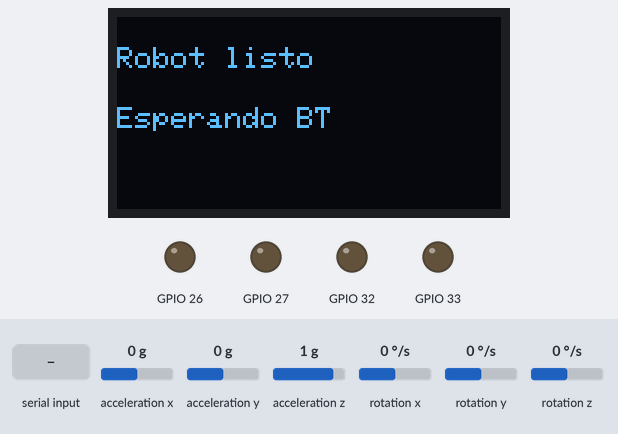
A program run on a simulated ESP32. On the bench: 128×64 one-colour display, output pins drawn as LEDs (lit = HIGH). The test bench sets the inputs (shaded band); at power-on: acceleration x 0 g, acceleration y 0 g, acceleration z 1 g, rotation x 0 °/s, rotation y 0 °/s, rotation z 0 °/s. Nothing arrives over Bluetooth unless stated.

Above: at 2.2 s.
2.3 s: "F\n" received over the second serial link
At 2.8 s:
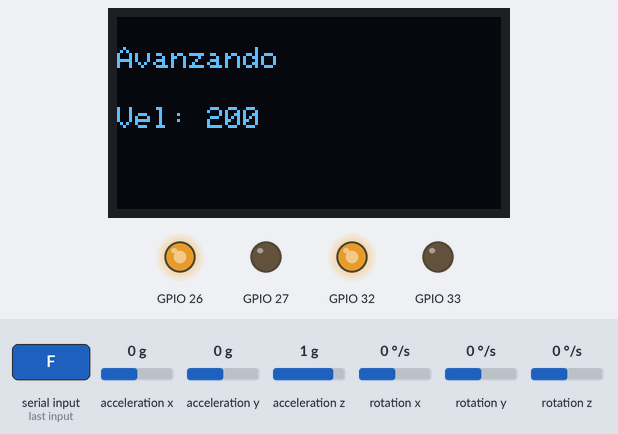
3.8 s: "B\n" received over the second serial link
At 5.0 s:
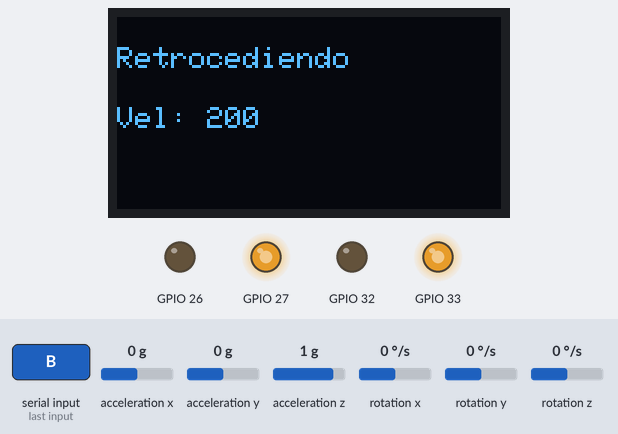
5.3 s: "L\n" received over the second serial link
At 6.3 s:
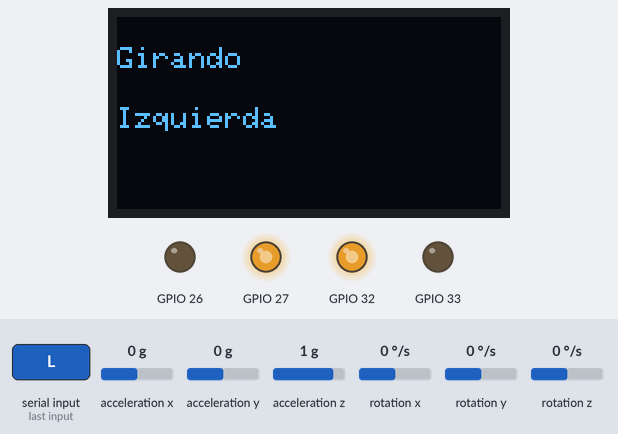
6.8 s: "R\n" received over the second serial link
At 7.4 s:
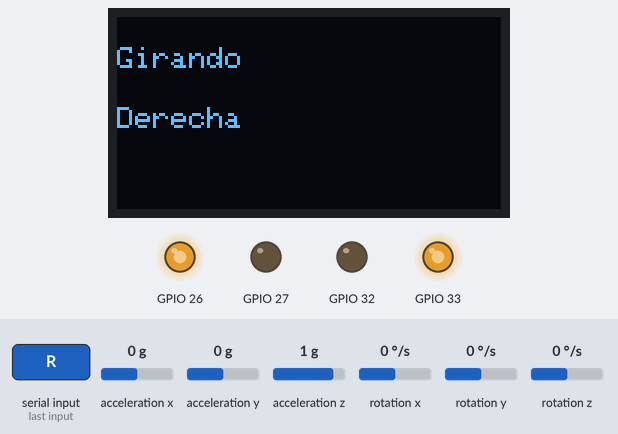
8.3 s: "S\n" received over the second serial link
At 9.5 s:
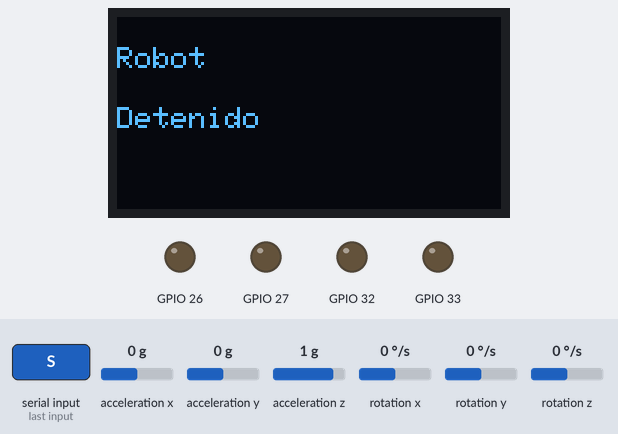
9.8 s: "b\n" received over the second serial link
At 10.9 s:
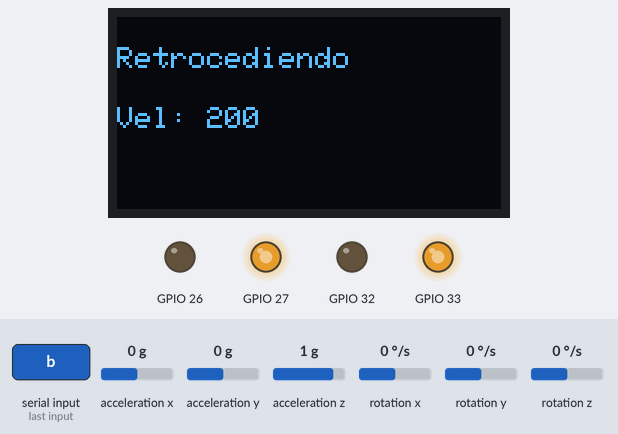
Timing chart, 0 to 12.3 s (numbered marks = the images above; inputs shaded):
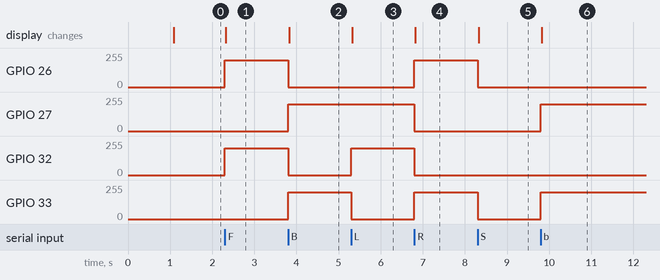

The program:

main.cpp
```cpp
#include <Arduino.h>
#include <Wire.h>
#include <BluetoothSerial.h>
#include <MPU6050_light.h>
#include <Adafruit_SSD1306.h>
#include "ComandosRobot.h"
#include "Robot2Ruedas.h"

// ---- Configuración de hardware ----
#define ANCHO_PANTALLA 128
#define ALTO_PANTALLA 64
#define OLED_RESET -1

// Pines del puente H MX1508
#define MOTOR_IZQ_A 26
#define MOTOR_IZQ_B 27
#define MOTOR_DER_A 32
#define MOTOR_DER_B 33

// Objetos globales
Adafruit_SSD1306 oled(ANCHO_PANTALLA, ALTO_PANTALLA, &Wire, OLED_RESET);
MPU6050 mpu(Wire);
BluetoothSerial BT;
Robot2Ruedas* robot;

void setup() {
  Serial.begin(115200);
  Wire.begin();

  // ---- Inicializar OLED ----
  if (!oled.begin(SSD1306_SWITCHCAPVCC, 0x3C)) {
    Serial.println("Error: no se encontró pantalla OLED");
    for (;;);
  }
  oled.clearDisplay();
  oled.display();

  // ---- Inicializar MPU6050 ----
  byte status = mpu.begin();
  if (status != 0) {
    Serial.println("Error al iniciar MPU6050");
    while (1);
  }
  mpu.calcOffsets();

  // ---- Inicializar Bluetooth ----
  BT.begin("PlayCodeBot");

  // ---- Inicializar Robot ----
  robot = new Robot2Ruedas(MOTOR_IZQ_A, MOTOR_IZQ_B, MOTOR_DER_A, MOTOR_DER_B, &mpu, &oled);
  robot->mostrarMensaje("Robot listo", "Esperando BT");
}

void loop() {
  mpu.update();

  if (BT.available()) {
    const char recibido = BT.read();
    switch (decodificarComando(recibido)) {
      case ComandoRobot::AVANZAR: robot->avanzar(200); break;
      case ComandoRobot::RETROCEDER: robot->retroceder(200); break;
      case ComandoRobot::GIRAR_IZQUIERDA: robot->girar_izquierda(200); break;
      case ComandoRobot::GIRAR_DERECHA: robot->girar_derecha(200); break;
      case ComandoRobot::DETENER: robot->detener(); break;
      case ComandoRobot::GIRAR_90_DERECHA:
        BT.println(robot->girar_a_angulo(90, 180) ? "Giro completado" : "Giro cancelado por seguridad");
        break;
      case ComandoRobot::GIRAR_90_IZQUIERDA:
        BT.println(robot->girar_a_angulo(-90, 180) ? "Giro completado" : "Giro cancelado por seguridad");
        break;
      case ComandoRobot::NINGUNO:
        if (!esSeparadorComando(recibido)) BT.println("Comando desconocido");
        break;
    }
  }
}
```

ComandosRobot.h
```cpp
#ifndef COMANDOS_ROBOT_H
#define COMANDOS_ROBOT_H

enum class ComandoRobot {
  NINGUNO,
  AVANZAR,
  RETROCEDER,
  GIRAR_IZQUIERDA,
  GIRAR_DERECHA,
  DETENER,
  GIRAR_90_DERECHA,
  GIRAR_90_IZQUIERDA
};

inline ComandoRobot decodificarComando(char comando) {
  switch (comando) {
    case 'F': case 'f': return ComandoRobot::AVANZAR;
    case 'B': case 'b': return ComandoRobot::RETROCEDER;
    case 'L': case 'l': return ComandoRobot::GIRAR_IZQUIERDA;
    case 'R': case 'r': return ComandoRobot::GIRAR_DERECHA;
    case 'S': case 's': return ComandoRobot::DETENER;
    case '1': return ComandoRobot::GIRAR_90_DERECHA;
    case '2': return ComandoRobot::GIRAR_90_IZQUIERDA;
    default: return ComandoRobot::NINGUNO;
  }
}

constexpr bool esSeparadorComando(char comando) {
  return comando == '\r' || comando == '\n' || comando == ' ' || comando == '\t';
}

#endif
```

GiroSeguro.h
```cpp
#ifndef GIRO_SEGURO_H
#define GIRO_SEGURO_H

#include <stdint.h>

enum class EstadoGiro {
  EN_CURSO,
  COMPLETADO,
  TIEMPO_AGOTADO
};

inline EstadoGiro evaluarGiro(float avanceGrados, float objetivoGrados,
                             uint32_t tiempoTranscurridoMs, uint32_t tiempoMaximoMs) {
  const bool completado = objetivoGrados >= 0.0f ? avanceGrados >= objetivoGrados
                                                  : avanceGrados <= objetivoGrados;
  return completado ? EstadoGiro::COMPLETADO
                    : (tiempoTranscurridoMs >= tiempoMaximoMs ? EstadoGiro::TIEMPO_AGOTADO
                                                              : EstadoGiro::EN_CURSO);
}

#endif
```

Measured:
- after the input at 2.3 s, GPIO 26, GPIO 32: 0/255 → 200/255 at once; the display: changes at once (image 1)
- after the input at 3.8 s, GPIO 26, GPIO 32: 200/255 → 0/255 at once; GPIO 27, GPIO 33: 0/255 → 200/255 at once; the display: changes at once (image 2)
- after the input at 5.3 s, GPIO 32: 0/255 → 200/255 at once; GPIO 33: 200/255 → 0/255 at once; the display: changes at once (image 3)
- after the input at 6.8 s, GPIO 26, GPIO 33: 0/255 → 200/255 at once; GPIO 27, GPIO 32: 200/255 → 0/255 at once; the display: changes at once (image 4)
- after the input at 8.3 s, GPIO 26, GPIO 33: 200/255 → 0/255 at once; the display: changes at once (image 5)
- after the input at 9.8 s, GPIO 27, GPIO 33: 0/255 → 200/255 at once; the display: changes at once (image 6)
